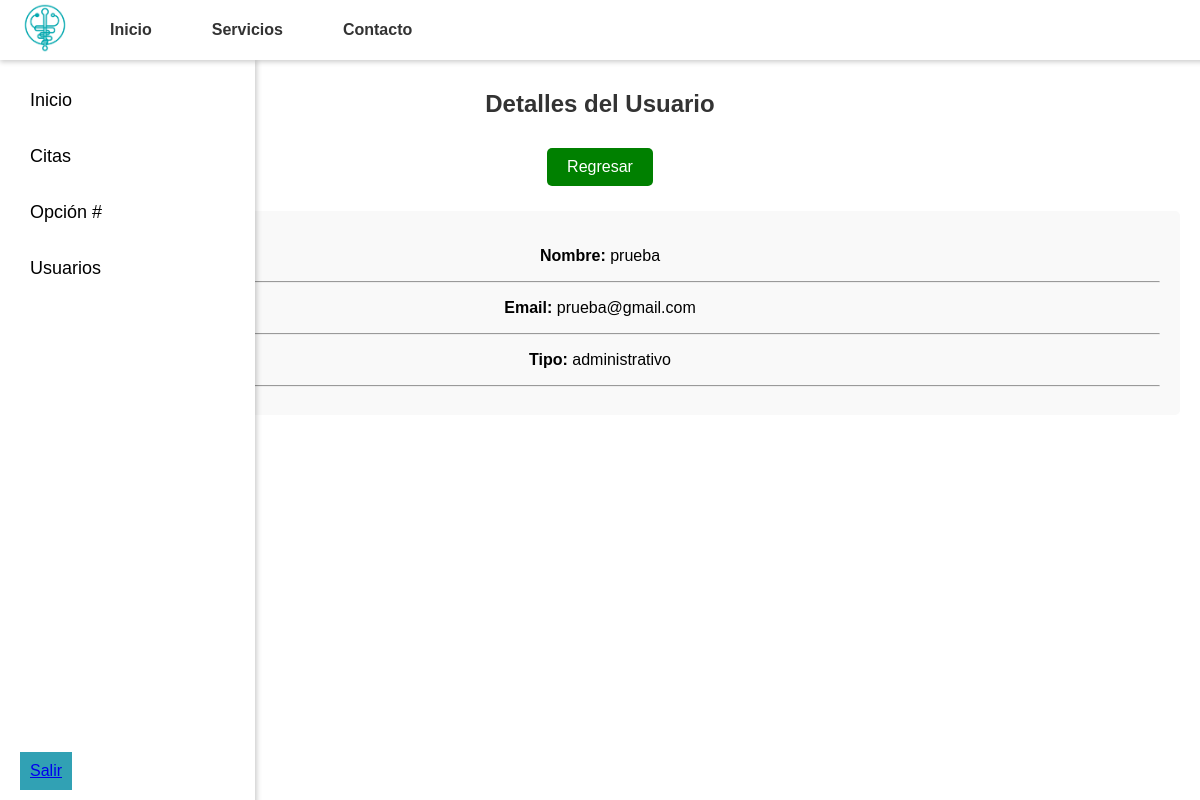
The app's page /ver_usuarios.php?id_usuario=10 (signed in) with its own data.
### tables this page shows
CREATE TABLE `usuarios` (
  `id_usuario` int(11) NOT NULL,
  `nombre` varchar(100) NOT NULL,
  `correo` varchar(100) NOT NULL,
  `contraseña` varchar(255) NOT NULL,
  `tipo` enum('administrativo','medico','paciente') NOT NULL
);

### ver_usuarios.php (the view, shortened to what this page needs)
<?php
require "conexion.php";
$id_usuario = $_GET['id_usuario'];
$sql = "SELECT * FROM usuarios WHERE id_usuario = '$id_usuario'";
$resultado = mysqli_query($conectar, $sql);
if ($resultado) {
    $fila = mysqli_fetch_assoc($resultado);
} else {
    echo '<script>
    alert("Error al obtener los datos del usuario.");
    location.href = "usuarios.php"; // Redirige si hay un error en la consulta
    </script>';
    exit();
}
?>
<!DOCTYPE html>
<html lang="es">
<head>
    <link rel="stylesheet" href="css/usuarios.css">
</head>
<body>
 <?php include "header.php"; ?>
 <?php include "barra_lateral.php"; ?>
    <div class="container">
        <div class="body">
            <h2>Detalles del Usuario</h2>
            <a href="ver_usuarios.php" class="btn btn-verde">Regresar</a>
            <div class="user-details">
                <p><strong>Nombre:</strong> <?php echo $fila['nombre']?></p> <hr>
                <p><strong>Email:</strong> <?php echo $fila['correo']; ?></p> <hr>
                <p><strong>Tipo:</strong> <?php echo $fila['tipo']; ?></p> <hr>
            </div>
        </div>
    </div>
</body>
</html>

### css/usuarios.css (style rules this page uses)
body { font-family: Arial, Helvetica, sans-serif; background-color: #ffffff; margin: 0; padding: 0; height: 100vh; display: flex; flex-direction: column; }
.body { flex: 1; padding: 20px; overflow-y: auto; text-align: center; margin-top: 50px; }
.body h2 { margin-bottom: 20px; font-size: 24px; color: #333; }
.user-details { background-color: #f9f9f9; padding: 20px; border-radius: 5px; margin-top: 25px; }
.btn-verde { background-color: green; color: white; padding: 10px 20px; text-decoration: none; border-radius: 5px; display: inline-block; margin-top: 10px; }

### records on screen
usuarios: nombre "prueba", correo "prueba@gmail.com", tipo "administrativo"
